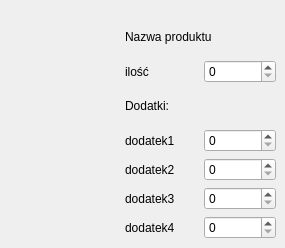
   <widget class="QWidget" name="page">
    <widget class="QWidget" name="layoutWidget_2">
     <property name="geometry">
      <rect>
       <x>125</x>
       <y>20</y>
       <width>151</width>
       <height>219</height>
      </rect>
     </property>
     <layout class="QVBoxLayout" name="verticalLayout_8">
      <item>
       <widget class="QLabel" name="label_50">
        <property name="text">
         <string>Nazwa produktu</string>
        </property>
       </widget>
      </item>
      <item>
       <layout class="QHBoxLayout" name="horizontalLayout_36">
        <item>
         <widget class="QLabel" name="label_51">
          <property name="text">
           <string>ilość</string>
          </property>
         </widget>
        </item>
        <item>
         <widget class="QSpinBox" name="spinBox_36"/>
        </item>
       </layout>
      </item>
      <item>
       <widget class="QLabel" name="label_52">
        <property name="text">
         <string>Dodatki:</string>
        </property>
       </widget>
      </item>
      <item>
       <layout class="QHBoxLayout" name="horizontalLayout_37">
        <item>
         <widget class="QLabel" name="label_53">
          <property name="text">
           <string>dodatek1</string>
          </property>
         </widget>
        </item>
        <item>
         <widget class="QSpinBox" name="spinBox_37"/>
        </item>
       </layout>
      </item>
      <item>
       <layout class="QHBoxLayout" name="horizontalLayout_38">
        <item>
         <widget class="QLabel" name="label_54">
          <property name="text">
           <string>dodatek2</string>
          </property>
         </widget>
        </item>
        <item>
         <widget class="QSpinBox" name="spinBox_38"/>
        </item>
       </layout>
      </item>
      <item>
       <layout class="QHBoxLayout" name="horizontalLayout_39">
        <item>
         <widget class="QLabel" name="label_55">
          <property name="text">
           <string>dodatek3</string>
          </property>
         </widget>
        </item>
        <item>
         <widget class="QSpinBox" name="spinBox_39"/>
        </item>
       </layout>
      </item>
      <item>
       <layout class="QHBoxLayout" name="horizontalLayout_40">
        <item>
         <widget class="QLabel" name="label_56">
          <property name="text">
           <string>dodatek4</string>
          </property>
         </widget>
        </item>
        <item>
         <widget class="QSpinBox" name="spinBox_40"/>
        </item>
       </layout>
      </item>
     </layout>
    </widget>
   </widget>
